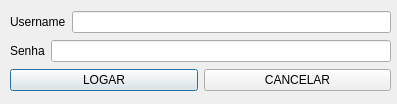
<?xml version="1.0" encoding="UTF-8"?>
<ui version="4.0">
 <class>fm_logar</class>
 <widget class="QDialog" name="fm_logar">
  <property name="geometry">
   <rect>
    <x>0</x>
    <y>0</y>
    <width>397</width>
    <height>104</height>
   </rect>
  </property>
  <property name="windowTitle">
   <string>Dialog</string>
  </property>
  <widget class="QWidget" name="">
   <property name="geometry">
    <rect>
     <x>10</x>
     <y>10</y>
     <width>381</width>
     <height>85</height>
    </rect>
   </property>
   <layout class="QVBoxLayout" name="verticalLayout">
    <item>
     <layout class="QHBoxLayout" name="horizontalLayout">
      <item>
       <widget class="QLabel" name="label">
        <property name="text">
         <string>Username</string>
        </property>
       </widget>
      </item>
      <item>
       <widget class="QLineEdit" name="txt_username"/>
      </item>
     </layout>
    </item>
    <item>
     <layout class="QHBoxLayout" name="horizontalLayout_2">
      <item>
       <widget class="QLabel" name="label_2">
        <property name="text">
         <string>Senha</string>
        </property>
       </widget>
      </item>
      <item>
       <widget class="QLineEdit" name="txt_senha">
        <property name="echoMode">
         <enum>QLineEdit::Password</enum>
        </property>
       </widget>
      </item>
     </layout>
    </item>
    <item>
     <layout class="QHBoxLayout" name="horizontalLayout_3">
      <item>
       <widget class="QPushButton" name="btn_logar">
        <property name="text">
         <string>LOGAR</string>
        </property>
       </widget>
      </item>
      <item>
       <widget class="QPushButton" name="btn_cancelar">
        <property name="text">
         <string>CANCELAR</string>
        </property>
       </widget>
      </item>
     </layout>
    </item>
   </layout>
  </widget>
 </widget>
 <resources/>
 <connections/>
</ui>
